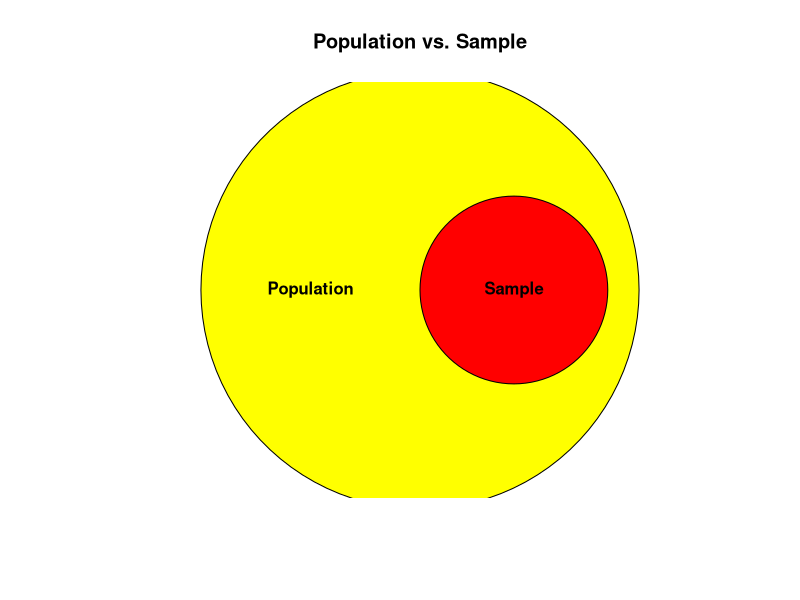

Write the R code that produced this figure.
if (!require("plotrix")) install.packages("plotrix")
library(plotrix)

plot(0,xlim=c(-10,10),ylim=c(-10,10),type="n",xlab="",ylab="",bty="n",xaxt="n",yaxt="n", main="Population vs. Sample")
draw.circle(0,0,7,border="black",col="yellow")
draw.circle(3,0,3,border="black",col="red")
text(-3.5,0,"Population", font=2)
text(3,0,"Sample", font=2)
